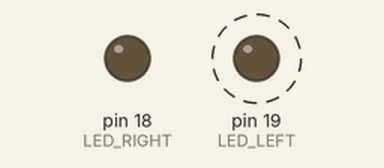
Simulated run of this sketch. Board: Arduino Uno, built with avr-gcc and run on an emulated ATmega328P. Parts: output pins drawn as LEDs (lit = HIGH). Dashed ring = blinking.

Above: at 0.3 s.
At 2.6 s:
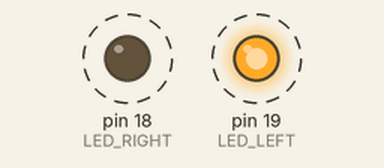
Timing chart, 0 to 3.4 s (numbered marks = the images above):
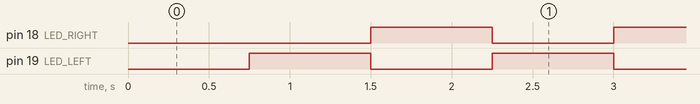

The sketch:

blink-alternating.ino
```cpp
#include <Arduino.h>
unsigned long startMillis;
unsigned long currentMillis;
const unsigned long period = 750;

int LED_LEFT = 19;
int LED_RIGHT = 18;

bool leftOn = true;

void setup()
{
  pinMode(LED_LEFT, OUTPUT);
  pinMode(LED_RIGHT, OUTPUT);
  startMillis = millis();
}

void alternateBlink(){
  currentMillis = millis();

  if (currentMillis - startMillis >= period)
  {
    startMillis = currentMillis;

    if (leftOn)
    {
      digitalWrite(LED_LEFT, HIGH);
      digitalWrite(LED_RIGHT, LOW);
    }
    else
    {
      digitalWrite(LED_LEFT, LOW);
      digitalWrite(LED_RIGHT, HIGH);
    }

    leftOn = !leftOn;
  }
}

void loop()
{
  alternateBlink();
}
```

Measured:
- by itself, pin 18 (LED_RIGHT), pin 19 (LED_LEFT): alternates HIGH for 0.75 s and LOW for 0.75 s
